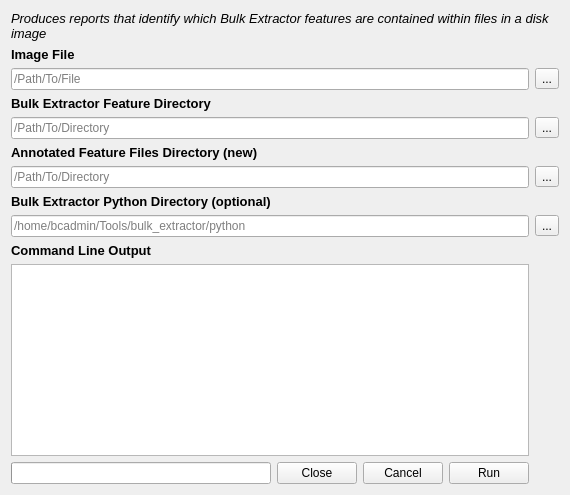
      <widget class="QWidget" name="annTab">
       <attribute name="title">
        <string>Annotate BE Reports</string>
       </attribute>
       <layout class="QGridLayout" name="gridLayout_4">
        <item row="0" column="0" colspan="5">
         <widget class="QLabel" name="annHeaderLabel">
          <property name="font">
           <font>
            <pointsize>10</pointsize>
            <italic>true</italic>
           </font>
          </property>
          <property name="text">
           <string>Produces reports that identify which Bulk Extractor features are contained within files in a disk image</string>
          </property>
          <property name="wordWrap">
           <bool>true</bool>
          </property>
         </widget>
        </item>
        <item row="1" column="0">
         <widget class="QLabel" name="annImageLabel">
          <property name="font">
           <font>
            <pointsize>10</pointsize>
            <weight>75</weight>
            <bold>true</bold>
           </font>
          </property>
          <property name="text">
           <string>Image File</string>
          </property>
         </widget>
        </item>
        <item row="2" column="4">
         <widget class="QToolButton" name="annImageToolButton">
          <property name="text">
           <string>...</string>
          </property>
         </widget>
        </item>
        <item row="3" column="0">
         <widget class="QLabel" name="annBEFeatureLabel">
          <property name="font">
           <font>
            <pointsize>10</pointsize>
            <weight>75</weight>
            <bold>true</bold>
           </font>
          </property>
          <property name="text">
           <string>Bulk Extractor Feature Directory</string>
          </property>
         </widget>
        </item>
        <item row="4" column="4">
         <widget class="QToolButton" name="annBEFeatureToolButton">
          <property name="text">
           <string>...</string>
          </property>
         </widget>
        </item>
        <item row="5" column="0">
         <widget class="QLabel" name="annOutDirLabel">
          <property name="font">
           <font>
            <pointsize>10</pointsize>
            <weight>75</weight>
            <bold>true</bold>
           </font>
          </property>
          <property name="text">
           <string>Annotated Feature Files Directory (new)</string>
          </property>
         </widget>
        </item>
        <item row="6" column="4">
         <widget class="QToolButton" name="annOutDirToolButton">
          <property name="text">
           <string>...</string>
          </property>
         </widget>
        </item>
        <item row="7" column="0">
         <widget class="QLabel" name="annBEPyDirLabel">
          <property name="font">
           <font>
            <pointsize>10</pointsize>
            <weight>75</weight>
            <bold>true</bold>
           </font>
          </property>
          <property name="text">
           <string>Bulk Extractor Python Directory (optional)</string>
          </property>
         </widget>
        </item>
        <item row="8" column="4">
         <widget class="QToolButton" name="annBEPyDirToolButton">
          <property name="text">
           <string>...</string>
          </property>
         </widget>
        </item>
        <item row="9" column="0">
         <widget class="QLabel" name="annBETextEditLabel">
          <property name="font">
           <font>
            <pointsize>10</pointsize>
            <weight>75</weight>
            <bold>true</bold>
           </font>
          </property>
          <property name="text">
           <string>Command Line Output</string>
          </property>
         </widget>
        </item>
        <item row="11" column="0">
         <widget class="QProgressBar" name="annProgress">
          <property name="maximum">
           <number>1</number>
          </property>
          <property name="value">
           <number>-1</number>
          </property>
         </widget>
        </item>
        <item row="11" column="1">
         <widget class="QPushButton" name="annClose">
          <property name="sizePolicy">
           <sizepolicy hsizetype="Fixed" vsizetype="Fixed">
            <horstretch>0</horstretch>
            <verstretch>0</verstretch>
           </sizepolicy>
          </property>
          <property name="text">
           <string>Close</string>
          </property>
         </widget>
        </item>
        <item row="11" column="2">
         <widget class="QPushButton" name="annCancel">
          <property name="sizePolicy">
           <sizepolicy hsizetype="Fixed" vsizetype="Fixed">
            <horstretch>0</horstretch>
            <verstretch>0</verstretch>
           </sizepolicy>
          </property>
          <property name="text">
           <string>Cancel</string>
          </property>
         </widget>
        </item>
        <item row="11" column="3">
         <widget class="QPushButton" name="annRun">
          <property name="sizePolicy">
           <sizepolicy hsizetype="Fixed" vsizetype="Fixed">
            <horstretch>0</horstretch>
            <verstretch>0</verstretch>
           </sizepolicy>
          </property>
          <property name="text">
           <string>Run</string>
          </property>
         </widget>
        </item>
        <item row="10" column="0" colspan="4">
         <widget class="QTextEdit" name="annBETextEdit">
          <property name="autoFillBackground">
           <bool>true</bool>
          </property>
          <property name="textInteractionFlags">
           <set>Qt::TextSelectableByKeyboard|Qt::TextSelectableByMouse</set>
          </property>
         </widget>
        </item>
        <item row="8" column="0" colspan="4">
         <widget class="QLineEdit" name="annBEPyDirLineEdit">
          <property name="text">
           <string/>
          </property>
          <property name="placeholderText">
           <string>/home/bcadmin/Tools/bulk_extractor/python</string>
          </property>
         </widget>
        </item>
        <item row="6" column="0" colspan="4">
         <widget class="QLineEdit" name="annOutDirLineEdit">
          <property name="placeholderText">
           <string>/Path/To/Directory</string>
          </property>
         </widget>
        </item>
        <item row="4" column="0" colspan="4">
         <widget class="QLineEdit" name="annBEFeatureLineEdit">
          <property name="text">
           <string/>
          </property>
          <property name="placeholderText">
           <string>/Path/To/Directory</string>
          </property>
         </widget>
        </item>
        <item row="2" column="0" colspan="4">
         <widget class="QLineEdit" name="annImageLineEdit">
          <property name="text">
           <string/>
          </property>
          <property name="placeholderText">
           <string>/Path/To/File</string>
          </property>
         </widget>
        </item>
       </layout>
      </widget>
